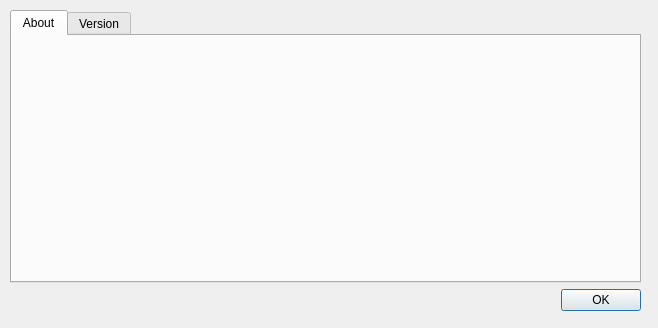
<?xml version="1.0" encoding="UTF-8"?>
<ui version="4.0">
 <class>aboutDialog</class>
 <widget class="QDialog" name="aboutDialog">
  <property name="geometry">
   <rect>
    <x>0</x>
    <y>0</y>
    <width>658</width>
    <height>328</height>
   </rect>
  </property>
  <property name="windowTitle">
   <string/>
  </property>
  <property name="locale">
   <locale language="English" country="Australia"/>
  </property>
  <widget class="QWidget" name="verticalLayoutWidget">
   <property name="geometry">
    <rect>
     <x>10</x>
     <y>10</y>
     <width>631</width>
     <height>301</height>
    </rect>
   </property>
   <layout class="QVBoxLayout" name="verticalLayout">
    <item>
     <widget class="QTabWidget" name="tabWidget">
      <property name="currentIndex">
       <number>0</number>
      </property>
      <widget class="QWidget" name="aboutTab">
       <attribute name="title">
        <string>About</string>
       </attribute>
       <widget class="QWidget" name="aboutGridLayoutWidget">
        <property name="geometry">
         <rect>
          <x>30</x>
          <y>30</y>
          <width>551</width>
          <height>181</height>
         </rect>
        </property>
        <layout class="QGridLayout" name="aboutGridLayout">
         <item row="0" column="0">
          <widget class="QLabel" name="aboutLeftLabel">
           <property name="text">
            <string/>
           </property>
          </widget>
         </item>
         <item row="0" column="4">
          <widget class="QLabel" name="aboutRightLabel">
           <property name="text">
            <string/>
           </property>
          </widget>
         </item>
         <item row="0" column="2">
          <widget class="QLabel" name="aboutCentreLabel">
           <property name="minimumSize">
            <size>
             <width>256</width>
             <height>128</height>
            </size>
           </property>
           <property name="text">
            <string/>
           </property>
          </widget>
         </item>
         <item row="0" column="3">
          <spacer name="aboutRightSpacer">
           <property name="orientation">
            <enum>Qt::Horizontal</enum>
           </property>
           <property name="sizeHint" stdset="0">
            <size>
             <width>40</width>
             <height>20</height>
            </size>
           </property>
          </spacer>
         </item>
         <item row="0" column="1">
          <spacer name="aboutLeftSpacer">
           <property name="orientation">
            <enum>Qt::Horizontal</enum>
           </property>
           <property name="sizeHint" stdset="0">
            <size>
             <width>40</width>
             <height>20</height>
            </size>
           </property>
          </spacer>
         </item>
        </layout>
       </widget>
      </widget>
      <widget class="QWidget" name="versionTab">
       <attribute name="title">
        <string>Version</string>
       </attribute>
       <widget class="QWidget" name="versionGridLayoutWidget">
        <property name="geometry">
         <rect>
          <x>30</x>
          <y>20</y>
          <width>551</width>
          <height>181</height>
         </rect>
        </property>
        <layout class="QGridLayout" name="versionGridLayout">
         <item row="0" column="0">
          <widget class="QLabel" name="versionLeftLabel">
           <property name="text">
            <string/>
           </property>
          </widget>
         </item>
         <item row="0" column="4">
          <widget class="QLabel" name="versionRightLabel">
           <property name="text">
            <string/>
           </property>
          </widget>
         </item>
         <item row="0" column="2">
          <widget class="QLabel" name="versionCentreLabel">
           <property name="minimumSize">
            <size>
             <width>256</width>
             <height>128</height>
            </size>
           </property>
           <property name="text">
            <string/>
           </property>
          </widget>
         </item>
         <item row="0" column="3">
          <spacer name="versionRightSpacer">
           <property name="orientation">
            <enum>Qt::Horizontal</enum>
           </property>
           <property name="sizeHint" stdset="0">
            <size>
             <width>40</width>
             <height>20</height>
            </size>
           </property>
          </spacer>
         </item>
         <item row="0" column="1">
          <spacer name="versionLeftSpacer">
           <property name="orientation">
            <enum>Qt::Horizontal</enum>
           </property>
           <property name="sizeHint" stdset="0">
            <size>
             <width>40</width>
             <height>20</height>
            </size>
           </property>
          </spacer>
         </item>
        </layout>
       </widget>
      </widget>
     </widget>
    </item>
    <item>
     <layout class="QHBoxLayout" name="horizontalLayout">
      <item>
       <spacer name="horizontalSpacer">
        <property name="orientation">
         <enum>Qt::Horizontal</enum>
        </property>
        <property name="sizeHint" stdset="0">
         <size>
          <width>40</width>
          <height>20</height>
         </size>
        </property>
       </spacer>
      </item>
      <item>
       <widget class="QPushButton" name="okButton">
        <property name="text">
         <string>OK</string>
        </property>
        <property name="default">
         <bool>true</bool>
        </property>
       </widget>
      </item>
     </layout>
    </item>
   </layout>
  </widget>
 </widget>
 <resources/>
 <connections>
  <connection>
   <sender>okButton</sender>
   <signal>clicked()</signal>
   <receiver>aboutDialog</receiver>
   <slot>accept()</slot>
   <hints>
    <hint type="sourcelabel">
     <x>487</x>
     <y>183</y>
    </hint>
    <hint type="destinationlabel">
     <x>558</x>
     <y>206</y>
    </hint>
   </hints>
  </connection>
 </connections>
</ui>
